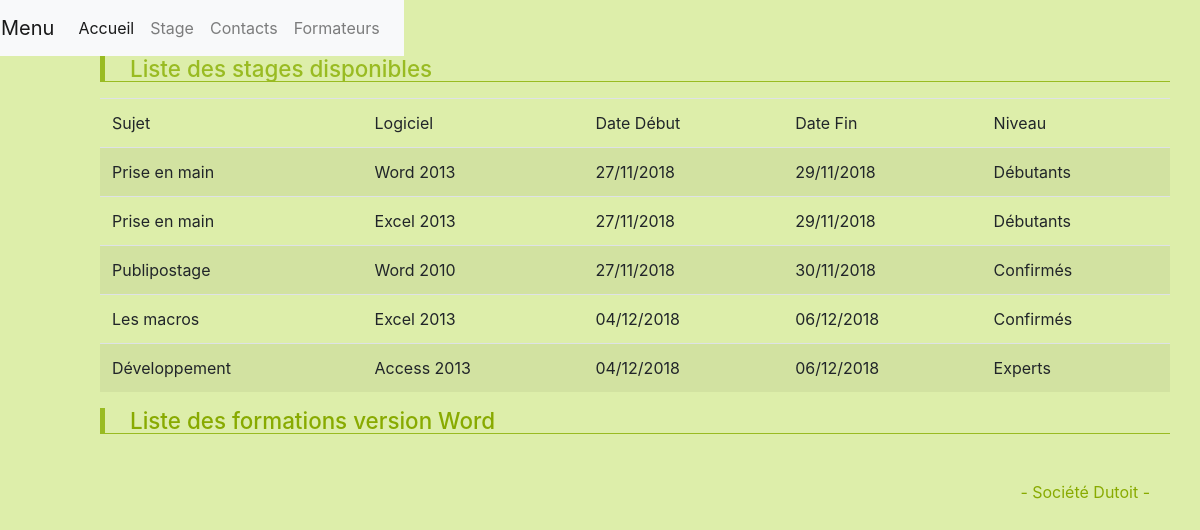
Page /front_end/stage.php on the committed database.
### tables this page shows
CREATE TABLE `stage` (
  `NoStage` int(3) NOT NULL,
  `Sujet` varchar(20) NOT NULL,
  `DateDebut` date NOT NULL,
  `DateFin` date NOT NULL,
  `CodeNiveau` varchar(1) NOT NULL,
  `NoLogiciel` int(2) NOT NULL,
  `NoFormateur` int(2) DEFAULT NULL
);

CREATE TABLE `logiciel` (
  `NoLogiciel` int(2) NOT NULL,
  `NomLogiciel` varchar(15) NOT NULL,
  `SocieteEditrice` varchar(10) NOT NULL
);

CREATE TABLE `niveau` (
  `CodeNiveau` varchar(1) NOT NULL,
  `LibelleNiveau` varchar(10) NOT NULL,
  `NbPartMaxi` int(2) NOT NULL,
  `Prix` decimal(6,2) NOT NULL
);

### back_end/recherche_stages.php (called while the page is built, shortened)
<?php
require_once "../back_end/include/_inc_connexion.php";
require_once "../back_end/include/dateFrancais.php";
$resultat = $cnx->prepare("select * FROM stage INNER JOIN logiciel ON logiciel.NoLogiciel=stage.nologiciel INNER JOIN Niveau ON niveau.CodeNiveau=stage.codeNiveau ;");
$resultat->execute();
$stages = $resultat->fetchAll();
?>

### back_end/include/dateFrancais.php (called while the page is built)
<?php
function dateFrancais($Date)
{
    $jour = substr($Date, 8, 2);
    $mois = substr($Date, 5, 2);
    $annee = substr($Date, 0, 4);
    return $jour.'/'.$mois.'/'.$annee;;
}
?>

### front_end/stage.php (the view, shortened to what this page needs)
<!DOCTYPE HTML>
<html lang="fr">
    <head>
         <link rel="stylesheet" href="https://maxcdn.bootstrapcdn.com/bootstrap/4.0.0/css/bootstrap.min.css">
        <link rel="stylesheet" href="https://use.fontawesome.com/releases/v5.7.0/css/all.css">
        <link rel="stylesheet" href="../assets/css/style.css">
   </head>
    <body>
    <div id=contenu class="boite">
        <h2>Liste des stages disponibles</h2>
        <table class="table table-striped">
            <thead><tr class="success">
                <td>Sujet</td>
                <td>Logiciel</td>
                <td>Date Début</td>
                <td>Date Fin</td>
                <td>Niveau</td>
            </tr></thead>
            <?php
                require_once "../back_end/recherche_stages.php";
            foreach ($stages as $stage) {
                ?>
                    <p><tr>
                    <td><?php echo $stage['Sujet']; ?></td>
                    <td><?php echo $stage['NomLogiciel']; ?></td>
                    <td><?php echo dateFrancais($stage['DateDebut']); ?></td>
                    <td><?php echo dateFrancais($stage['DateFin']); ?></td>
                    <td><?php echo $stage['LibelleNiveau']; ?></td>
                    </tr></p>
                  <?php
            }
            ?>
        </table>
        <h2><a href="../assets/documents/formations.docx" title="version Word" class="glyphicon glyphicon-cloud-download"> Liste des formations version Word </a></h2>
    </div>
    <p  id=footer>- Société Dutoit - </p>
    </body>
</html>

### assets/css/style.css (style rules this page uses)
DIV#contenu { PADDING-RIGHT: 30px; PADDING-LEFT: 100px; PADDING-BOTTOM: 0px; PADDING-TOP: 0px }
DIV#contenu H2 { PADDING-LEFT: 25px; FONT-SIZE: 1.4em; BACKGROUND: url(little_apple.gif) no-repeat left bottom; BORDER-LEFT: #9b2 5px solid; COLOR: #9b2; LINE-HEIGHT: 25px; BORDER-BOTTOM: #9b2 1px solid }
DIV#contenu P { TEXT-INDENT: 2em; LINE-HEIGHT: 2.5em; TEXT-ALIGN: justify }
DIV#contenu A { COLOR: #8a0 }
P#footer { PADDING-RIGHT: 50px; MARGIN: 0px; COLOR: #8a0; LINE-HEIGHT: 100px; TEXT-ALIGN: right }
.boite { border: 2px ; solid: #dea }

### rows in the picture
stage: Sujet "Prise en main", NoLogiciel.NomLogiciel "Word 2013", DateDebut "27/11/2018", DateFin "29/11/2018", CodeNiveau.LibelleNiveau "Débutants"
stage: Sujet "Prise en main", NoLogiciel.NomLogiciel "Excel 2013", DateDebut "27/11/2018", DateFin "29/11/2018", CodeNiveau.LibelleNiveau "Débutants"
stage: Sujet "Publipostage", NoLogiciel.NomLogiciel "Word 2010", DateDebut "27/11/2018", DateFin "30/11/2018", CodeNiveau.LibelleNiveau "Confirmés"
stage: Sujet "Les macros", NoLogiciel.NomLogiciel "Excel 2013", DateDebut "04/12/2018", DateFin "06/12/2018", CodeNiveau.LibelleNiveau "Confirmés"
stage: Sujet "Développement", NoLogiciel.NomLogiciel "Access 2013", DateDebut "04/12/2018", DateFin "06/12/2018", CodeNiveau.LibelleNiveau "Experts"
